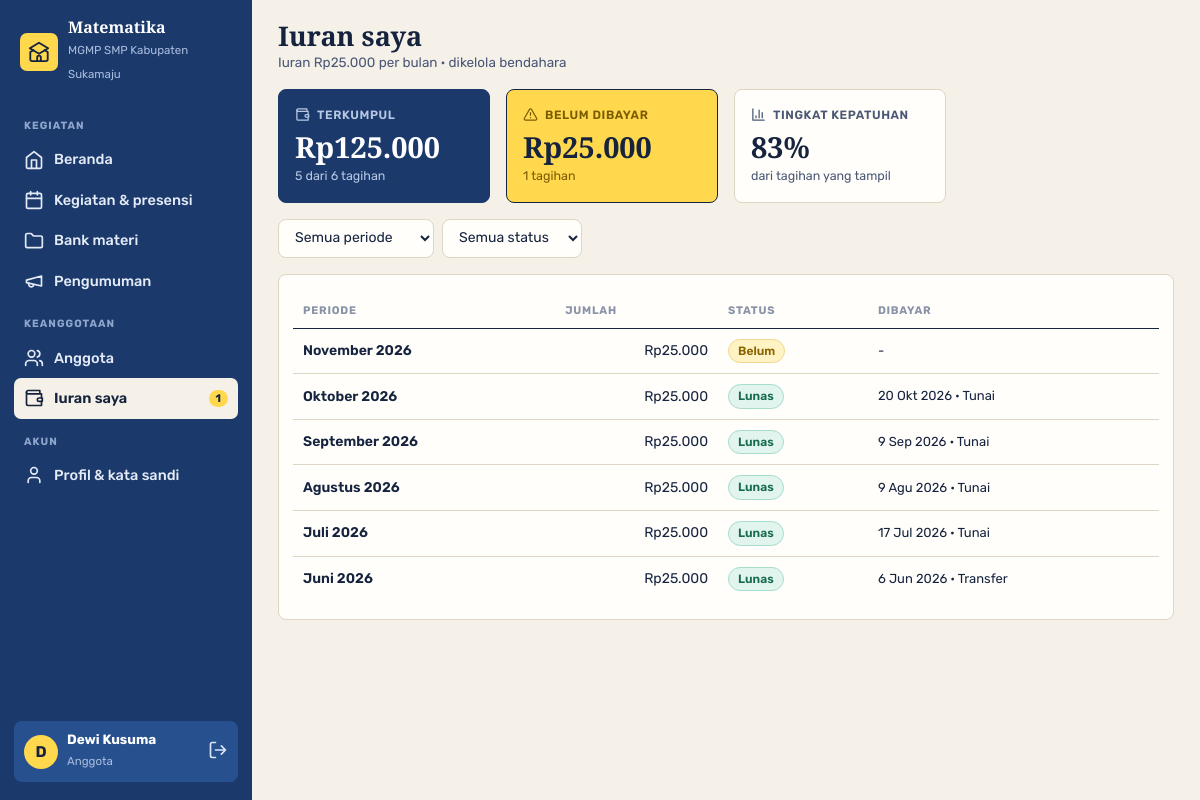
Page /index.php?page=iuran (signed in) on the committed database.
### tables this page shows
CREATE TABLE `pengaturan` (
  `id` TINYINT UNSIGNED NOT NULL PRIMARY KEY,
  `nama` VARCHAR(120) NOT NULL,
  `mapel` VARCHAR(60) NOT NULL,
  `jenjang` VARCHAR(20) NOT NULL,
  `wilayah` VARCHAR(80) NOT NULL,
  `sekretariat` VARCHAR(200) DEFAULT NULL,
  `telepon` VARCHAR(30) DEFAULT NULL,
  `email` VARCHAR(120) DEFAULT NULL,
  `whatsapp` VARCHAR(20) DEFAULT NULL,
  `ketua` VARCHAR(100) DEFAULT NULL,
  `sekretaris` VARCHAR(100) DEFAULT NULL,
  `bendahara` VARCHAR(100) DEFAULT NULL,
  `pembina` VARCHAR(100) DEFAULT NULL,
  `periode` VARCHAR(20) DEFAULT NULL,
  `iuran_bulanan` INT UNSIGNED NOT NULL DEFAULT 0,
  `menit_presensi` SMALLINT UNSIGNED NOT NULL DEFAULT 120,
  `tagline` VARCHAR(160) DEFAULT NULL,
  `tentang` TEXT,
  `logo` VARCHAR(120) DEFAULT NULL
);

CREATE TABLE `anggota` (
  `id` INT UNSIGNED NOT NULL AUTO_INCREMENT PRIMARY KEY,
  `nuptk` VARCHAR(20) DEFAULT NULL,
  `nama` VARCHAR(100) NOT NULL,
  `email` VARCHAR(120) NOT NULL UNIQUE,
  `password` VARCHAR(255) NOT NULL,
  `no_hp` VARCHAR(20) DEFAULT NULL,
  `sekolah` VARCHAR(120) NOT NULL,
  `kecamatan` VARCHAR(60) DEFAULT NULL,
  `jabatan` VARCHAR(40) DEFAULT 'Guru Mata Pelajaran',
  `role` ENUM('ketua','sekretaris','bendahara','anggota') NOT NULL DEFAULT 'anggota',
  `status` ENUM('pending','aktif','nonaktif') NOT NULL DEFAULT 'pending',
  `catatan` VARCHAR(200) DEFAULT NULL,
  `created_at` DATETIME NOT NULL,
  KEY `idx_status` (`status`)
);

CREATE TABLE `iuran` (
  `id` INT UNSIGNED NOT NULL AUTO_INCREMENT PRIMARY KEY,
  `anggota_id` INT UNSIGNED NOT NULL,
  `periode` CHAR(7) NOT NULL,
  `jumlah` INT UNSIGNED NOT NULL,
  `status` ENUM('belum','lunas') NOT NULL DEFAULT 'belum',
  `dibayar_at` DATETIME DEFAULT NULL,
  `metode` VARCHAR(20) DEFAULT NULL,
  `dicatat_oleh` INT UNSIGNED DEFAULT NULL,
  `catatan` VARCHAR(150) DEFAULT NULL,
  UNIQUE KEY `uq_iuran` (`anggota_id`, `periode`),
  CONSTRAINT `fk_iu_ang` FOREIGN KEY (`anggota_id`) REFERENCES `anggota` (`id`) ON DELETE CASCADE
);

### index.php (called while the page is built, shortened)
<?php
require __DIR__ . '/includes/bootstrap.php';
$publik = ['beranda', 'daftar', 'cek', 'login'];
$routes = [
    'beranda'           => 'pages/beranda.php',
    'daftar'            => 'pages/daftar.php',
    'cek'               => 'pages/cek.php',
    'login'             => 'pages/login.php',
    'logout'            => 'pages/logout.php',
    'dashboard'         => 'pages/dashboard.php',
    'kegiatan'          => 'pages/kegiatan/index.php',
    'kegiatan.detail'   => 'pages/kegiatan/detail.php',
    'kegiatan.form'     => 'pages/kegiatan/form.php',
    'kegiatan.aksi'     => 'pages/kegiatan/aksi.php',
    'kegiatan.cetak'    => 'pages/kegiatan/cetak.php',
    'materi'            => 'pages/materi/index.php',
    'materi.form'       => 'pages/materi/form.php',
    'materi.aksi'       => 'pages/materi/aksi.php',
    'materi.unduh'      => 'pages/materi/unduh.php',
    'iuran'             => 'pages/iuran/index.php',
    'iuran.aksi'        => 'pages/iuran/aksi.php',
    'kas'               => 'pages/iuran/kas.php',
    'anggota'           => 'pages/anggota/index.php',
    'anggota.form'      => 'pages/anggota/form.php',
    'anggota.aksi'      => 'pages/anggota/aksi.php',
    'pengumuman'        => 'pages/pengumuman.php',
    'laporan'           => 'pages/laporan.php',
    'laporan.csv'       => 'pages/csv.php',
    'profil'            => 'pages/profil.php',
    'pengaturan'        => 'pages/pengaturan.php',
];
$page = $_GET['page'] ?? (user() ? 'dashboard' : 'beranda');
if (!in_array($page, $publik, true)) require_login();
require __DIR__ . '/' . $routes[$page];

### pages/iuran/index.php (the view, shortened to what this page needs)
<?php
$s = setting();
$semua = kelola_kas();
$w = [];
$p = [];
if (!$semua) { $w[] = 'i.anggota_id = ?'; $p[] = user()['id']; }
$where = $w ? implode(' AND ', $w) : '1=1';
$list = q("SELECT i.*, a.nama, a.sekolah, a.no_hp FROM iuran i JOIN anggota a ON a.id = i.anggota_id
           WHERE $where ORDER BY i.periode DESC, a.nama LIMIT 400", $p)->fetchAll();
$ring = q("SELECT COUNT(*) n, COALESCE(SUM(jumlah),0) total,
                  COALESCE(SUM(status = 'lunas'),0) lunas,
                  COALESCE(SUM(CASE WHEN status = 'lunas' THEN jumlah ELSE 0 END),0) terkumpul
           FROM iuran i WHERE $where", $p)->fetch();
$title = $semua ? 'Iuran anggota' : 'Iuran saya';
$sub = 'Iuran ' . rupiah($s['iuran_bulanan']) . ' per bulan · dikelola bendahara';
require __DIR__ . '/../../includes/header.php';
?>
<div class="grid g4 mb">
  <div class="stat biru"><div class="l"><?= icon('wallet', 15) ?> Terkumpul</div><div class="v"><?= rupiah($ring['terkumpul']) ?></div><div class="s"><?= (int) $ring['lunas'] ?> dari <?= (int) $ring['n'] ?> tagihan</div></div>
  <div class="stat stabilo"><div class="l"><?= icon('alert', 15) ?> Belum dibayar</div><div class="v"><?= rupiah($ring['total'] - $ring['terkumpul']) ?></div><div class="s"><?= (int) $ring['n'] - (int) $ring['lunas'] ?> tagihan</div></div>
  <div class="stat"><div class="l"><?= icon('chart', 15) ?> Tingkat kepatuhan</div><div class="v"><?= $ring['n'] ? round($ring['lunas'] / $ring['n'] * 100) : 0 ?>%</div><div class="s">dari tagihan yang tampil</div></div>
</div>
<form class="filter" method="get" data-auto>
  <select class="inp" name="periode"><option value="">Semua periode</option>
  </select>
  <select class="inp" name="status"><option value="">Semua status</option>
  </select>
</form>
<div class="kartu">
  <div class="tabel-w">
    <table class="t">
      <tr><th>Periode</th><?php if ($semua): ?><th>Anggota</th><?php endif; ?><th class="kanan">Jumlah</th><th>Status</th><th>Dibayar</th><?php if ($semua): ?><th class="kanan">Aksi</th><?php endif; ?></tr>
      <?php foreach ($list as $i): ?>
        <tr>
          <td class="tebal nowrap"><?= e(periode_id($i['periode'])) ?></td>
          <td class="kanan nowrap"><?= rupiah($i['jumlah']) ?></td>
          <td><?= $i['status'] === 'lunas' ? '<span class="chip chip-hijau">Lunas</span>' : '<span class="chip chip-kuning">Belum</span>' ?></td>
          <td class="kecil"><?= $i['dibayar_at'] ? tgl($i['dibayar_at']) . ' · ' . e(ucfirst((string) $i['metode'])) : '-' ?></td>
        </tr>
      <?php endforeach; ?>
    </table>
  </div>
</div>
<?php require __DIR__ . '/../../includes/footer.php'; ?>

### includes/header.php (shortened to what this page needs)
<?php
$s = setting();
$navPending = kelola_kegiatan() ? (int) q("SELECT COUNT(*) FROM anggota WHERE status = 'pending'")->fetchColumn() : 0;
$navMateri  = kelola_kegiatan() ? (int) q("SELECT COUNT(*) FROM materi WHERE status = 'menunggu'")->fetchColumn() : 0;
$navIuran   = (int) q("SELECT COUNT(*) FROM iuran WHERE status = 'belum'" . (kelola_kas() ? '' : ' AND anggota_id = ' . (int) user()['id']))->fetchColumn();
$navMenu = ['Kegiatan' => [
    ['dashboard', 'Beranda', 'home', 0],
    ['kegiatan', 'Kegiatan & presensi', 'calendar', 0],
    ['materi', 'Bank materi', 'folder', $navMateri],
    ['pengumuman', 'Pengumuman', 'megaphone', 0],
]];
$navMenu['Keanggotaan'] = [['anggota', 'Anggota', 'users', $navPending], ['iuran', 'Iuran saya', 'wallet', $navIuran]];
$navMenu['Akun'] = [['profil', 'Profil & kata sandi', 'user', 0]];
$navCur = explode('.', $_GET['page'] ?? 'dashboard')[0];
?>
<!DOCTYPE html>
<html lang="id">
<head>
<link rel="stylesheet" href="assets/css/style.css">
</head>
<body>
<div class="layout">
  <aside class="drawer" id="drawer">
    <a class="head" href="<?= url('dashboard') ?>"><span class="lg"><?= icon('school', 22) ?></span><span><b><?= e($s['mapel']) ?></b><small>MGMP <?= e($s['jenjang'] . ' ' . $s['wilayah']) ?></small></span></a>
    <nav>
      <?php foreach ($navMenu as $sec => $links): ?>
        <div class="sec"><?= e($sec) ?></div>
        <?php foreach ($links as [$_nk, $_nl, $_ni, $_nn]): ?>
          <a href="<?= url($_nk) ?>" class="<?= $navCur === $_nk ? 'active' : '' ?>"><?= icon($_ni, 20) ?> <?= e($_nl) ?><?php if ($_nn): ?><span class="n"><?= $_nn ?></span><?php endif; ?></a>
        <?php endforeach; ?>
      <?php endforeach; ?>
    </nav>
    <div class="grow"></div>
    <div class="me">
      <span class="av"><?= e(mb_strtoupper(mb_substr(user()['nama'], 0, 1))) ?></span>
      <span class="grow"><b><?= e(explode(',', user()['nama'])[0]) ?></b><small><?= e(LABEL_ROLE[role()] ?? role()) ?></small></span>
      <a href="<?= url('logout') ?>" title="Keluar"><?= icon('logout', 20) ?></a>
    </div>
  </aside>
  <main class="main">
    <div class="appbar">
      <h1><?= e($title ?? 'Beranda') ?><?php if (!empty($sub)): ?><small><?= e($sub) ?></small><?php endif; ?></h1>
    </div>

### rows in the picture
pengaturan: mapel "Matematika", jenjang+wilayah "SMP Kabupaten Sukamaju", iuran_bulanan "Iuran Rp25.000 per bulan · dikelola bendahara"
anggota: nama "D", nama "Dewi Kusuma", role "Anggota", role "Iuran saya"
iuran: periode "November 2026", jumlah "Rp25.000", status "Belum"
iuran: periode "Oktober 2026", jumlah "Rp25.000", status "Lunas", dibayar_at "20 Okt 2026", metode "Tunai"
iuran: periode "September 2026", jumlah "Rp25.000", status "Lunas", dibayar_at "9 Sep 2026", metode "Tunai"
iuran: periode "Agustus 2026", jumlah "Rp25.000", status "Lunas", dibayar_at "9 Agu 2026", metode "Tunai"
iuran: periode "Juli 2026", jumlah "Rp25.000", status "Lunas", dibayar_at "17 Jul 2026", metode "Tunai"
iuran: periode "Juni 2026", jumlah "Rp25.000", status "Lunas", dibayar_at "6 Jun 2026", metode "Transfer"

### other values in the picture
$sec "KEGIATAN"
$_nl "Beranda"
$_nl "Kegiatan & presensi"
$_nl "Bank materi"
$_nl "Pengumuman"
$sec "KEANGGOTAAN"
$_nl "Anggota"
$_nl "Iuran saya"
$_nn "1"
$sec "AKUN"
$_nl "Profil & kata sandi"
rupiah($ring['terkumpul']) "Rp125.000"
$ring['lunas'] "5"
$ring['n'] "6"
rupiah($ring['total'] - $ring['terkumpul']) "Rp25.000"
